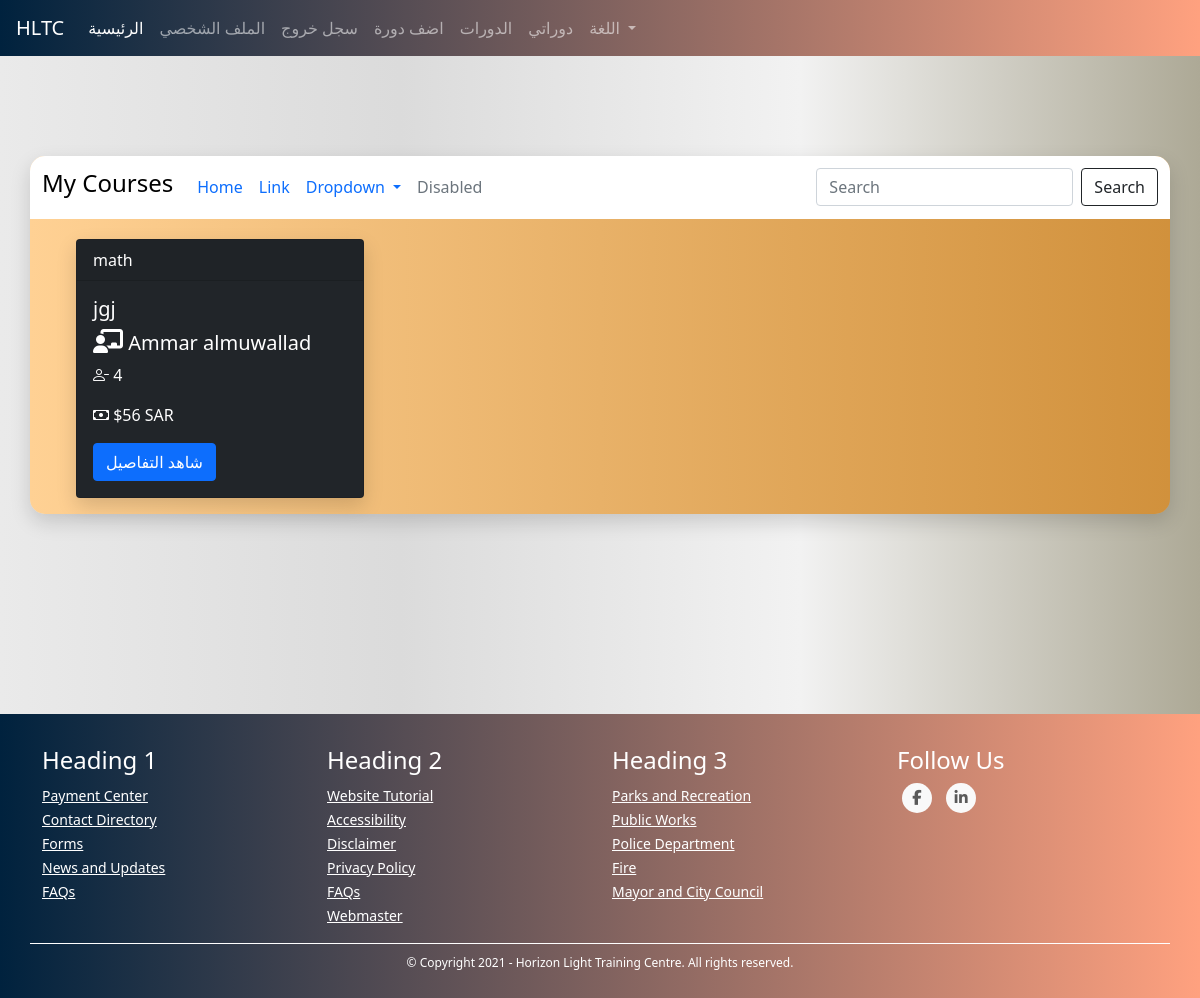
Page /tutors/my-courses (signed in) on the earlier database version.
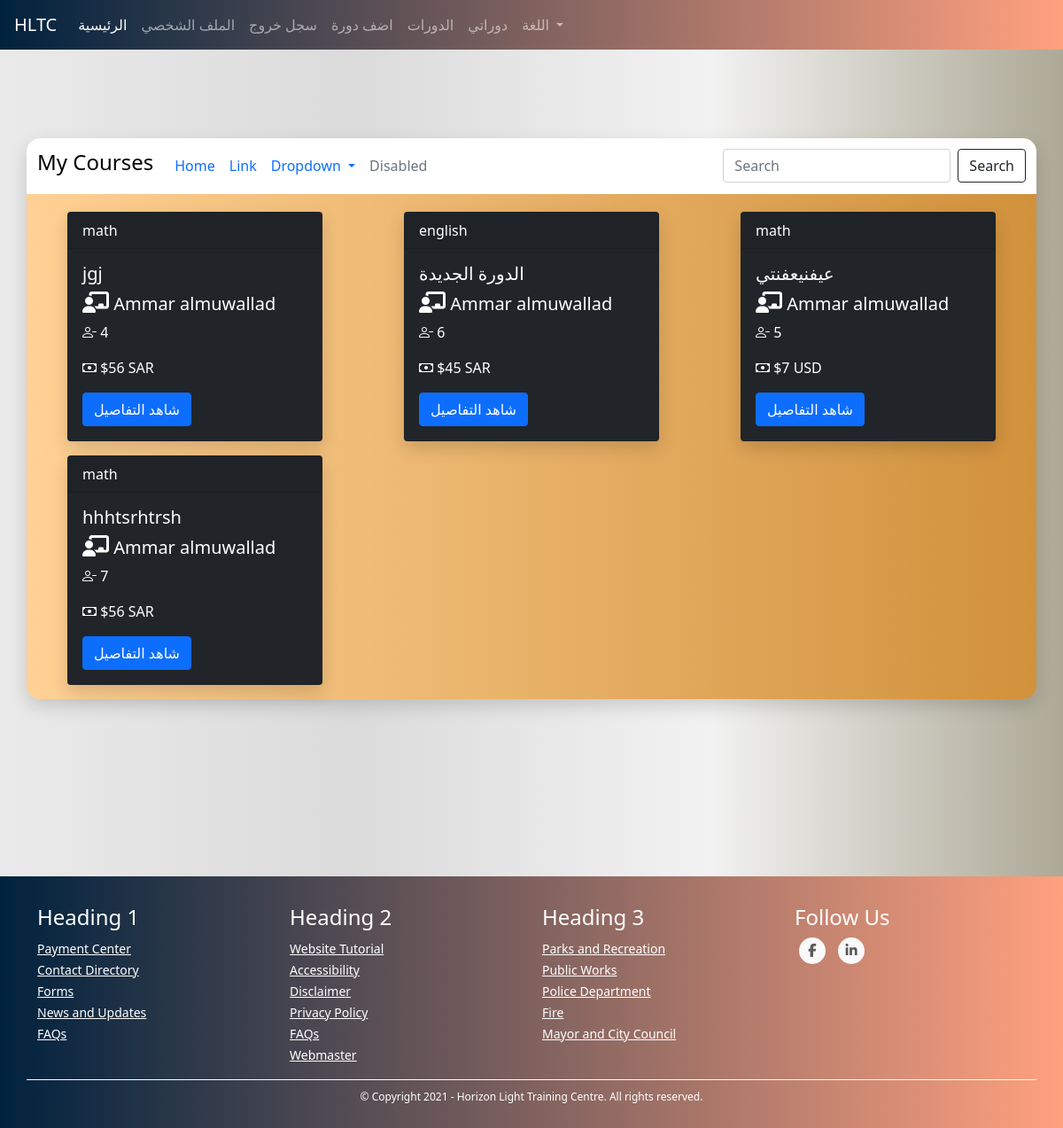
Same page on the later database version.
### TUTOR/models.py (models this page shows, shortened)
class CourseModel(db.Model):
    id = db.Column(db.Integer, primary_key=True)
    name = db.Column(db.String(130), nullable=False)
    description = db.Column(db.String(1000), nullable=False)
    subject = db.Column(db.String(), nullable=False)
    price = db.Column(db.Integer, nullable=False)
    min_students = db.Column(db.Integer, nullable=False)
    max_students = db.Column(db.Integer, nullable=False)
    currency = db.Column(db.String(3), nullable=False)
    began = db.Column(db.Boolean, nullable=False, default=False)
    ended = db.Column(db.Boolean, nullable=False, default=False)
    course_type = db.Column(db.Integer, nullable=False) # 1 for start when min number # 2 for start with min and date
    _period = db.Column(db.Integer, nullable=True) # days
    _start_date = db.Column(db.DateTime, nullable=True)
    _end_date = db.Column(db.DateTime, nullable=True)
    links = db.Column(db.String(), nullable=False) # {"zoom": "link", ....}
    weekly_time_table_json  = db.Column(db.String(1000), nullable=False) # {"saturday": {"from": ..., "to": ...}, ...}
    _state = db.Column(db.String(), nullable=False, default=json.dumps({"state_code": 1, "state_string": "لم تبدأ بعد", "allowed_actions": ["join", "view", "start", "cancel"]})) # {"state_code": 2, "state_string": "قائم", "allowed_actions": ["view", "end"]} {"state_code": 3, "state_string": "انتهى", "allowed_actions": ["delete"]} {"state_code": 4, "state_string": "ملغي", "allowed_actions": ["delete"]}
    number_of_students_paid = db.Column(db.Integer, nullable=False, default=0)
    have_sent_first_payment_emails = db.Column(db.Boolean, nullable=False, default=False)
    created_by_admin = db.Column(db.Boolean, nullable=False)
    creation_date = db.Column(db.DateTime, nullable=False, default=datetime.utcnow)
    payment_model = db.relationship('PaymentModel', backref='course', uselist=False)
    tutor_data_model_id = db.Column(db.Integer, db.ForeignKey('tutor_data_model.id'),
        nullable=False)
    @property
    def number_of_participants(self):
        return len(self.students)
    @property
    def empty_seats(self):
        return self.max_students - self.number_of_participants
    def start(self):
        self.began = True
        self._state = json.dumps({"state_code": 2, "state_string": "قائم", "allowed_actions": ["view", "end"]})
        if self.course_type == 1:
            now = datetime.date(datetime.utcnow())
            self._start_date = now
            self._end_date = now + timedelta(days=self.period)
        db.session.commit()
        for sdm in self.students: # the paymetn is when a student joins not when the course begins bcz the course wont begin if students didn't pay
            send_student_course_start_email(sdm.user, self)
        send_tutor_course_start_email(self.tutor.user, self)
        return True
    def end(self):
        self.ended = True
        self._state = json.dumps({"state_code": 3, "state_string": "انتهى", "allowed_actions": ["delete"]})
        db.session.commit()
        for sdm in self.students:
            send_student_course_ended_email(sdm.user, self)
        send_tutor_course_ended_email(self.tutor.user, self)
        return True
    def cancel(self):
        self._state = json.dumps({"state_code": 4, "state_string": "ملغي", "allowed_actions": ["delete"]})
        db.session.commit()
        self.payment_model.refund_all()
        for sdm in self.students:
            send_student_course_canceled_email(sdm.user, self)
        send_tutor_course_canceled_email(self.tutor.user, self)

class UserModel(db.Model, UserMixin):
    id = db.Column(db.Integer, primary_key=True)
    first_name = db.Column(db.String(128), nullable=False)
    last_name = db.Column(db.String(128), nullable=False)
    username = db.Column(db.String(20), unique=True, nullable=False)
    email = db.Column(db.String(256), unique=True, nullable=False)
    password = db.Column(db.String(255), nullable=False)
    user_type = db.Column(db.String(30), nullable=False)
    _gender = db.Column(db.Boolean, nullable=False, default=True)
    email_confirmation_code = db.Column(db.String(5), nullable=True)
    is_confirmed = db.Column(db.Boolean, nullable=False, default=False)
    creation_date = db.Column(db.DateTime, nullable=False, default=datetime.utcnow)
    admin_data_model = db.relationship('AdminDataModel', backref='user', uselist=False)
    tutor_data_model = db.relationship('TutorDataModel', backref='user', uselist=False)
    student_data_model = db.relationship('StudentDataModel', backref='user', uselist=False)
    @property
    def full_name(self):
        return self.first_name + " " + self.last_name

### TUTOR/TUTORS/routes.py (the view)
@tutors_blueprint.route("/tutors/my-courses", methods=["GET", "POST"])
@login_required(["tutor"])
def tutor_courses():
    all_courses = CourseModel.query.filter_by(tutor_data_model_id=current_user.tutor_data_model.id).all()
    return render_template("tutors/tutor_courses.html", all_courses=all_courses)

### TUTOR/templates/tutors/tutor_courses.html (shortened to what this page needs)
{% extends "template.html" %}
{% block content %}
    <link rel="stylesheet" href="{{ url_for('static', filename='css/courses.css') }}">
    <div class="container my-cont">
        <div class="row justify-content-center my-row filter-row">
            <nav class="navbar navbar-expand-lg my-courses-nav">
                <a class="navbar-brand"><h4>My Courses</h4></a>
                  <div class="collapse navbar-collapse" id="navbarSupportedContent">
                    <ul class="navbar-nav mr-auto">
                      <li class="nav-item active">
                        <a class="nav-link" href="#">Home <span class="sr-only">(current)</span></a>
                      </li>
                      <li class="nav-item">
                        <a class="nav-link" href="#">Link</a>
                      </li>
                      <li class="nav-item dropdown">
                        <a class="nav-link dropdown-toggle" href="#" id="navbarDropdown" role="button" data-toggle="dropdown" aria-haspopup="true" aria-expanded="false">
                          Dropdown
                        </a>
                      </li>
                      <li class="nav-item">
                        <a class="nav-link disabled" href="#">Disabled</a>
                      </li>
                    </ul>
                    <form class="form-inline my-2 my-lg-0">
                      <input class="form-control mr-sm-2" type="search" placeholder="Search" aria-label="Search">
                      <button class="btn btn-outline-dark my-2 my-sm-0" type="submit">Search</button>
                    </form>
                  </div>
            </nav>
        </div>
        <div class="row my-row">
            {% for course in all_courses %}
                <div class="col-sm-4 my-col content-col">
                    <div class="card text-white bg-dark mb-3 my-card" style="max-width: 18rem;">
                        <div class="card-header">{{ course.subject }}</div>
                            <div class="card-body">
                                <h5 class="card-title">{{ course.name }}</h5>
                                <h5 class="card-title"><i class='fas fa-chalkboard-teacher' style='font-size:24px'></i> {{ course.tutor.user.full_name }}</h5>
                                <p class="card-text"><i class="bi bi-person-dash"></i> {{ course.empty_seats }}</p>
                                  <p class="card-text"><i class="bi bi-cash"></i> ${{ course.price }} {{ course.currency }}</p>
                                  <a href="{{ url_for('courses_blueprint.course', course_id=course.id) }}" class="btn btn-primary">شاهد التفاصيل</a>
                        </div>
                    </div>
                </div>
            {% endfor %}
        </div>
    </div>
{% endblock %}

### TUTOR/templates/template.html (shortened to what this page needs)
<!DOCTYPE html>
<html lang="en">
<head>
    <link rel="stylesheet" href="https://maxcdn.bootstrapcdn.com/bootstrap/4.0.0/css/bootstrap.min.css">
    <link href="https://cdn.jsdelivr.net/npm/bootstrap@5.0.0-beta1/dist/css/bootstrap.min.css" rel="stylesheet">
    <link href="https://maxcdn.bootstrapcdn.com/font-awesome/4.7.0/css/font-awesome.min.css" rel="stylesheet" >
    <link rel="stylesheet" href="{{ url_for('static', filename='css/footer.css') }}">
    <link rel="stylesheet" href="{{ url_for('static', filename='css/snippets/navbar.css') }}">
    <link rel="stylesheet" href="{{ url_for('static', filename='css/global.css') }}">
    <link rel="stylesheet" href="https://cdn.jsdelivr.net/npm/bootstrap-icons@1.3.0/font/bootstrap-icons.css">
</head>
<body>
    {% if current_user.is_authenticated %}
        {% if current_user.user_type == "tutor" %}
            {% include "snippets/tutors/header.html" %}
        {% elif current_user.user_type == "student" %}
            {% include "snippets/students/header.html" %}
        {% elif current_user.user_type in admin_types %}
            {% include "snippets/admins/header.html" %}
        {% endif %}
    {% else %}
        {% include "snippets/header.html" %}
    {% endif %}
    {% block content %}
    {% endblock %}
  {% include "snippets/footer.html" %}
</body>
</html>

### TUTOR/templates/snippets/tutors/header.html (shortened to what this page needs)
<nav class="navbar navbar-expand-lg navbar-dark my-navbar">
    <a class="navbar-brand" href="#">HLTC</a>
    <div class="collapse navbar-collapse" id="navbarNav">
      <ul class="navbar-nav">
        <li class="nav-item active">
          <a class="nav-link" href="{{ url_for('main_blueprint.home') }}">الرئيسية</a>
        </li>
        <li class="nav-item">
          <a class="nav-link" href="{{ url_for('tutors_blueprint.profile') }}">الملف الشخصي</a>
        </li>
        <li class="nav-item">
          <a class="nav-link" href="{{ url_for('users_blueprint.logout') }}">سجل خروج</a>
        </li>
        {% if settings.allow_tutors_to_edit_courses.setting_value %}
          <li class="nav-item">
            <a class="nav-link" href="{{ url_for('tutors_blueprint.add_course') }}">اضف دورة</a>
          </li>
        {% endif %}
         <li class="nav-item">
            <a class="nav-link" href="{{ url_for('courses_blueprint.courses') }}">الدورات</a>
        </li>
        <li class="nav-item">
          <a class="nav-link" href="{{ url_for('tutors_blueprint.tutor_courses') }}">دوراتي</a>
      </li>
        {% include "snippets/language_select_bootstrap.html" %}
      </ul>
    </div>
  </nav>

### TUTOR/templates/snippets/language_select_bootstrap.html (shortened to what this page needs)
<li class="nav-item dropdown">
    <a class="nav-link dropdown-toggle" href="#" id="navbarDropdown" role="button" data-toggle="dropdown" aria-haspopup="true" aria-expanded="false">
      اللغة
    </a>
  </li>

### TUTOR/templates/snippets/footer.html (shortened to what this page needs)
<link rel="stylesheet" href="{{ url_for('static', filename='css/footer.css') }}">
<footer class="mainfooter" role="contentinfo">
    <div class="footer-middle">
    <div class="container">
      <div class="row">
        <div class="col-md-3 col-sm-6">
          <div class="footer-pad">
            <h4>Heading 1</h4>
            <ul class="list-unstyled">
              <li><a href="#">Payment Center</a></li>
              <li><a href="#">Contact Directory</a></li>
              <li><a href="#">Forms</a></li>
              <li><a href="#">News and Updates</a></li>
              <li><a href="#">FAQs</a></li>
            </ul>
          </div>
        </div>
        <div class="col-md-3 col-sm-6">
          <div class="footer-pad">
            <h4>Heading 2</h4>
            <ul class="list-unstyled">
              <li><a href="#">Website Tutorial</a></li>
              <li><a href="#">Accessibility</a></li>
              <li><a href="#">Disclaimer</a></li>
              <li><a href="#">Privacy Policy</a></li>
              <li><a href="#">FAQs</a></li>
              <li><a href="#">Webmaster</a></li>
            </ul>
          </div>
        </div>
        <div class="col-md-3 col-sm-6">
          <div class="footer-pad">
            <h4>Heading 3</h4>
            <ul class="list-unstyled">
              <li><a href="#">Parks and Recreation</a></li>
              <li><a href="#">Public Works</a></li>
              <li><a href="#">Police Department</a></li>
              <li><a href="#">Fire</a></li>
              <li><a href="#">Mayor and City Council</a></li>
            </ul>
          </div>
        </div>
          <div class="col-md-3">
              <h4>Follow Us</h4>
              <ul class="social-network social-circle">
               <li><a href="#" class="icoFacebook" title="Facebook"><i class="fa fa-facebook"></i></a></li>
               <li><a href="#" class="icoLinkedin" title="Linkedin"><i class="fa fa-linkedin"></i></a></li>
              </ul>
          </div>
      </div>
      <div class="row">
          <div class="col-md-12 copy">
              <p class="text-center">&copy; Copyright 2021 - Horizon Light Training Centre.  All rights reserved.</p>
          </div>
      </div>
    </div>
    </div>
  </footer>

Differences in the rows shown:
added CourseModel: subject "english", name "الدورة الجديدة", tutor.user.full_name "Ammar almuwallad", empty_seats "6", price "45", currency "SAR"
added CourseModel: subject "math", name "عيفنيعفنتي", tutor.user.full_name "Ammar almuwallad", empty_seats "5", price "7", currency "USD"
added CourseModel: subject "math", name "hhhtsrhtrsh", tutor.user.full_name "Ammar almuwallad", empty_seats "7", price "56", currency "SAR"
